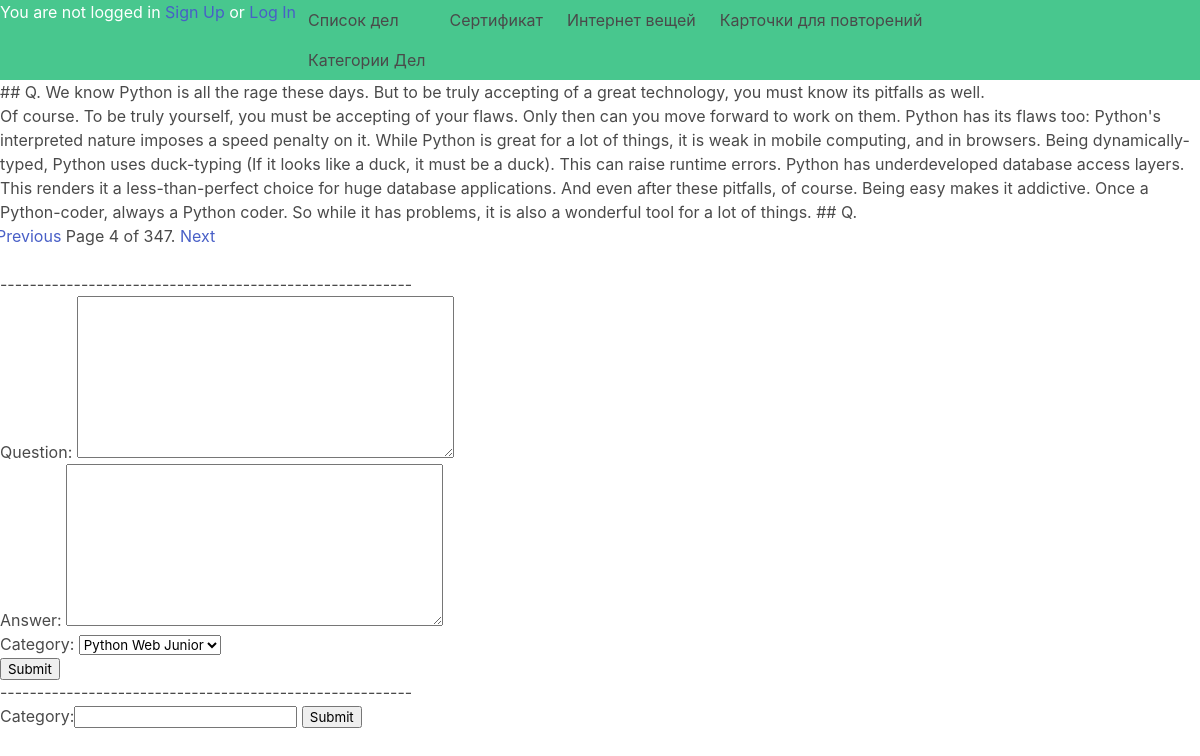
Page /flashcards/?page=4 on the committed database.
### flashcards/models.py (models this page shows, shortened)
class FlashCard(models.Model): # Таблица новостей которая наследует models.Model
    question = models.TextField() # название тега
    answer = models.TextField() # название тега
    user = models.ForeignKey(settings.AUTH_USER_MODEL, on_delete=models.CASCADE, blank = True, null = True)
    category = models.ForeignKey(Category, default="general",on_delete=models.PROTECT)
    class Meta:
        verbose_name = ("FlashCard") # человекочитаемое имя объекта
        verbose_name_plural = ("FlashCards")  #человекочитаемое множественное имя для Категорий

class Category(models.Model):
    category = models.CharField(max_length=300)
    def __str__(self):
        return self.category

### flashcards/views.py (the view, shortened to what this page needs)
# urls.py: path('', FlashCardView.as_view(), name='iot')
class FlashCardView(TemplateView):
    def get(self, request, *args, **kwargs):
        cards = FlashCard.objects.all()
        paginator = Paginator(cards, 1)
        formcard = FlashCardForm()
        formcategory = CategoryForm()
        page = request.GET.get('page')
        try:
            cards = paginator.page(page)
        except PageNotAnInteger:
            cards = paginator.page(1)
        except EmptyPage:
            cards = paginator.page(paginator.num_pages)
        return render(request, 'flashcard.html', {'formcard' : formcard, 'formcategory': formcategory, 'page' : page, 'cards' : cards})

### flashcards/form.py
class FlashCardForm(ModelForm):
    class Meta:
        model = FlashCard
        exclude = ('id','user')

class CategoryForm(ModelForm):
    class Meta:
        model = Category
        exclude = "__all__"

### templates/flashcard.html (shortened to what this page needs)
{% extends 'base.html' %}
{% block content %}
{%for card in cards%}
    <h5>{{card.question}} </h5><p>
    {{card.answer}} </p>
{% endfor %}
{% include "pagination.html" with page=cards %}
--------------------------------------------------------
<form action="/flashcards/" method="POST">
    {{ formcard.as_p }}
    <input type="submit" value="Submit" />
</form>
--------------------------------------------------------
<form action="/flashcards/" method="POST">
    {{ formcategory }}
    <input type="submit" value="Submit" />
</form>
{% endblock %}

### rows in the picture
FlashCard: question "## Q. We know Python is all the rage these days. But to be truly accepting of a great technology, you must know its pitfalls as well.", answer "Of course. To be truly yourself, you must be accepting of your flaws. Only then can you move forward to work on them. Python has its flaws too: Python's interpreted nature imposes a speed penalty on it. While Python is great for a lot of things, it is weak in mobile computing, and in browsers. Being dynamically-typed, Python uses duck-typing (If it looks like a duck, it must be a duck). This can raise runtime errors. Python has underdeveloped database access layers. This renders it a less-than-perfect choice for huge database applications. And even after these pitfalls, of course. Being easy makes it addictive. Once a Python-coder, always a Python coder. So while it has problems, it is also…"
Category: category "Python Web Junior"

### other values in the picture
{{ page.number }} "4"
{{ page.paginator.num_pages }} "347"
